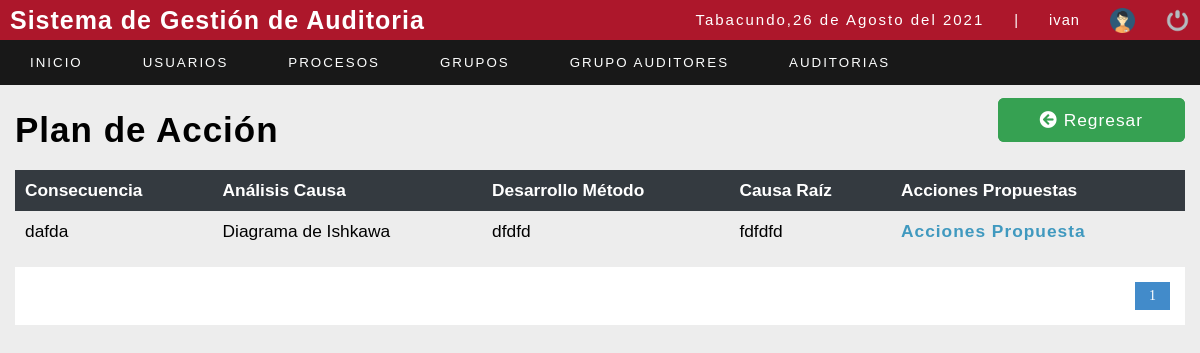
Page /sistema/lista_planesauditado.php?id=295&ida=119 (signed in) on the earlier database version.
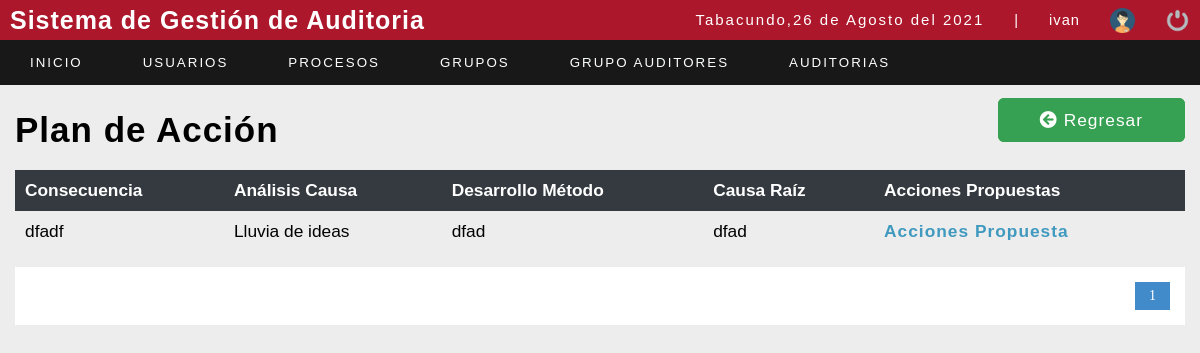
Same page on the later database version.
### tables this page shows
CREATE TABLE `plandeaccion` (
  `idplandeaccion` int(11) NOT NULL,
  `iddetalleclausula` int(11) NOT NULL,
  `consecuencia` varchar(150) NOT NULL,
  `analisiscausa` varchar(150) NOT NULL,
  `desarrollometodo` varchar(300) NOT NULL,
  `causaraiz` varchar(150) NOT NULL
);

### sistema/lista_planesauditado.php (the view, shortened to what this page needs)
<?php
include "../conexion.php";
$iddetalleclausula = $_REQUEST['id'];
$iddetalleauditoria = $_REQUEST['ida'];
?>
<!DOCTYPE html>
<html lang="en">
<head>
	<?php include "includes/scripts.php"; ?>
	<link rel="stylesheet" href="https://pro.fontawesome.com/releases/v5.10.0/css/all.css"/>
</head>
<body>
	<?php include "includes/header.php"; ?>
	<section id="container">
		<div style="display: flex;  justify-content:space-between; margin: 20px 0px; ">
			<h1>Plan de Acción</h1>
			<div style="justify-content:flex-start">
				<a style="border: 2px solid #36A152;  color: #ffffff; padding:10px 40px; background-color: #36A152; border-radius: 6px;" href="lista_noconformidades.php?id=<?php echo $iddetalleauditoria?>"  class="btn_save"><i class="fas fa-arrow-circle-left"></i> Regresar</a>
			</div>
		</div>
		<table>
			<tr>
				<th>Consecuencia</th>
				<th>Análisis Causa</th>
				<th>Desarrollo Método</th>
				<th>Causa Raíz</th>
				<th>Acciones Propuestas</th>
			</tr>
			<?php
			$sql_registe = mysqli_query($conection, "SELECT COUNT(*) as total_registro FROM plandeaccion WHERE iddetalleclausula=$iddetalleclausula");
			$result_register = mysqli_fetch_array($sql_registe);
			$total_registro = $result_register['total_registro'];
			$por_pagina = 10;
			if (empty($_GET['pagina'])) {
				$pagina = 1;
			} else {
				$pagina = $_GET['pagina'];
			}
			$desde = ($pagina - 1) * $por_pagina;
			$total_paginas = ceil($total_registro / $por_pagina);
			$query = mysqli_query($conection, "SELECT consecuencia, analisiscausa, desarrollometodo, causaraiz,idplandeaccion FROM plandeaccion pa, detalleclausula dc WHERE pa.iddetalleclausula=dc.iddetalleclausula AND  pa.iddetalleclausula=$iddetalleclausula LIMIT $desde,$por_pagina");
			$result = mysqli_num_rows($query);
			if ($result > 0) {
				while ($data = mysqli_fetch_array($query)) {
			?>
					<tr>
						<td><?php echo $data[0]; ?></td>
						<td><?php echo $data[1]; ?></td>
						<td><?php echo $data[2]; ?></td>
						<td><?php echo $data[3]; ?></td>
						<td><a style="color: #4099BF; font-weight: bold" href="lista_accionespendientes.php?idpa=<?php echo $data[4];?>&id=<?php echo $iddetalleclausula;?>&ida=<?php echo $iddetalleauditoria;?>">Acciones Propuesta</a></td>
					</tr>
			<?php
				}
			}
			?>
		</table>
		<div class="paginador">
			<ul>
				<?php
				for ($i = 1; $i <= $total_paginas; $i++) {
					if ($i == $pagina) {
						echo '<li class="pageSelected">' . $i . '</li>';
					} else {
						echo '<li><a href="?pagina=' . $i . '">' . $i . '</a></li>';
					}
				}
				?>
			</ul>
		</div>
	</section>
</body>
</html>

Differences in the rows shown:
removed plandeaccion: consecuencia "dafda", analisiscausa "Diagrama de Ishkawa", desarrollometodo "dfdfd", causaraiz "fdfdfd"
added plandeaccion: consecuencia "dfadf", analisiscausa "Lluvia de ideas", desarrollometodo "dfad", causaraiz "dfad"
